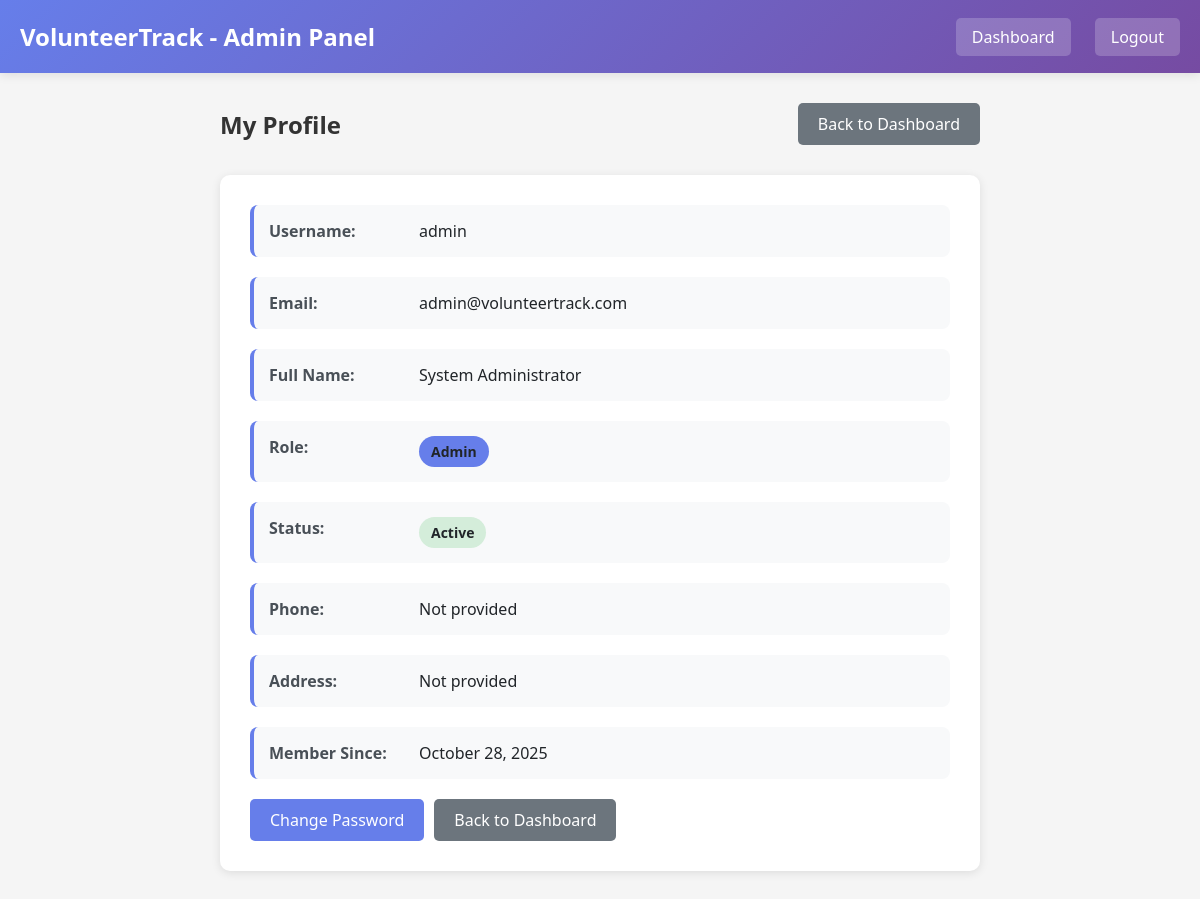
The app's page /users/admin/profile.php (signed in) with its own data.
### tables this page shows
CREATE TABLE `users` (
  `user_id` int(11) NOT NULL,
  `username` varchar(50) NOT NULL,
  `email` varchar(100) NOT NULL,
  `password` varchar(255) NOT NULL,
  `full_name` varchar(100) NOT NULL,
  `role` enum('volunteer','coordinator','admin') NOT NULL DEFAULT 'volunteer',
  `phone` varchar(20) DEFAULT NULL,
  `address` text DEFAULT NULL,
  `status` enum('active','inactive') DEFAULT 'active',
  `created_at` timestamp NOT NULL DEFAULT current_timestamp(),
  `updated_at` timestamp NOT NULL DEFAULT current_timestamp() ON UPDATE current_timestamp()
);

### includes/auth.php (called while the page is built, shortened)
<?php
function getUserId() {
    return isset($_SESSION['user_id']) ? $_SESSION['user_id'] : null;
}
?>

### users/admin/profile.php (the view, shortened to what this page needs)
<?php
require_once '../../includes/auth.php';
$database = new Database();
$db = $database->getConnection();
$user_id = getUserId();
$query = "SELECT * FROM users WHERE user_id = :user_id";
$stmt = $db->prepare($query);
$stmt->bindParam(':user_id', $user_id);
$stmt->execute();
$user = $stmt->fetch(PDO::FETCH_ASSOC);
?>
<!DOCTYPE html>
<html lang="en">
<head>
</head>
<body>
    <div class="header">
        <div class="header-content">
            <h1><?php echo SITE_NAME; ?> - Admin Panel</h1>
            <div class="header-links">
                <a href="a_dashboard.php">Dashboard</a>
                <a href="../../logout.php">Logout</a>
            </div>
        </div>
    </div>
    <div class="container">
        <div class="page-header">
            <h2>My Profile</h2>
            <a href="a_dashboard.php" class="btn btn-secondary">Back to Dashboard</a>
        </div>
        <div class="card">
            <div class="profile-info">
                <div class="info-item">
                    <strong>Username:</strong>
                    <span><?php echo htmlspecialchars($user['username']); ?></span>
                </div>
                <div class="info-item">
                    <strong>Email:</strong>
                    <span><?php echo htmlspecialchars($user['email']); ?></span>
                </div>
                <div class="info-item">
                    <strong>Full Name:</strong>
                    <span><?php echo htmlspecialchars($user['full_name']); ?></span>
                </div>
                <div class="info-item">
                    <strong>Role:</strong>
                    <span><span class="badge badge-admin"><?php echo ucfirst($user['role']); ?></span></span>
                </div>
                <div class="info-item">
                    <strong>Status:</strong>
                    <span><span class="badge badge-active"><?php echo ucfirst($user['status']); ?></span></span>
                </div>
                <div class="info-item">
                    <strong>Phone:</strong>
                    <span><?php echo htmlspecialchars($user['phone'] ?: 'Not provided'); ?></span>
                </div>
                <div class="info-item">
                    <strong>Address:</strong>
                    <span><?php echo htmlspecialchars($user['address'] ?: 'Not provided'); ?></span>
                </div>
                <div class="info-item">
                    <strong>Member Since:</strong>
                    <span><?php echo date('F d, Y', strtotime($user['created_at'])); ?></span>
                </div>
            </div>
            <div class="actions">
                <a href="change_password.php" class="btn btn-primary">Change Password</a>
                <a href="a_dashboard.php" class="btn btn-secondary">Back to Dashboard</a>
            </div>
        </div>
    </div>
</body>
</html>

### users/admin/profile.php (style rules this page uses)
* { margin: 0; padding: 0; box-sizing: border-box; }
body { font-family: 'Segoe UI', Tahoma, Geneva, Verdana, sans-serif; background: #f5f5f5; }
.header { background: linear-gradient(135deg, #667eea 0%, #764ba2 100%); color: white; padding: 20px; box-shadow: 0 2px 10px rgba(0,0,0,0.1); }
.header-content { max-width: 1200px; margin: 0 auto; display: flex; justify-content: space-between; align-items: center; }
.header h1 { font-size: 24px; }
.header-links a { color: white; text-decoration: none; margin-left: 20px; padding: 8px 16px; border-radius: 5px; background: rgba(255,255,255,0.2); }
.container { max-width: 800px; margin: 30px auto; padding: 0 20px; }
.page-header { display: flex; justify-content: space-between; align-items: center; margin-bottom: 30px; }
.page-header h2 { color: #333; }
.btn { padding: 10px 20px; border: none; border-radius: 5px; cursor: pointer; text-decoration: none; display: inline-block; transition: all 0.3s; }
.btn-secondary { background: #6c757d; color: white; }
.btn-primary { background: #667eea; color: white; }
.card { background: white; border-radius: 10px; box-shadow: 0 2px 10px rgba(0,0,0,0.1); padding: 30px; margin-bottom: 20px; }
.profile-info { display: grid; gap: 20px; }
.info-item { display: flex; padding: 15px; background: #f8f9fa; border-radius: 8px; border-left: 4px solid #667eea; }
.info-item strong { width: 150px; color: #495057; }
.info-item span { color: #212529; flex: 1; }
.actions { display: flex; gap: 10px; margin-top: 20px; }
.badge { display: inline-block; padding: 6px 12px; border-radius: 20px; font-size: 14px; font-weight: 600; }
.badge-admin { background: #667eea; color: white; }
.badge-active { background: #d4edda; color: #155724; }

### records on screen
users: username "admin", email "admin@volunteertrack.com", full_name "System Administrator", role "Admin", status "Active", phone "Not provided", address "Not provided", created_at "October 28, 2025"

### other values on screen
SITE_NAME "VolunteerTrack"
